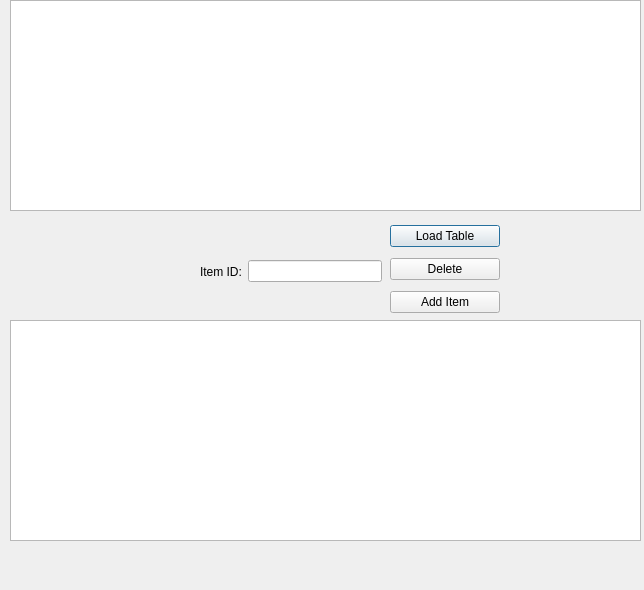
<?xml version="1.0" encoding="UTF-8"?>
<ui version="4.0">
 <class>AdminView</class>
 <widget class="QDialog" name="AdminView">
  <property name="geometry">
   <rect>
    <x>0</x>
    <y>0</y>
    <width>644</width>
    <height>590</height>
   </rect>
  </property>
  <property name="windowTitle">
   <string>Dialog</string>
  </property>
  <widget class="QTableView" name="ItemTable">
   <property name="geometry">
    <rect>
     <x>10</x>
     <y>0</y>
     <width>631</width>
     <height>211</height>
    </rect>
   </property>
  </widget>
  <widget class="QWidget" name="layoutWidget">
   <property name="geometry">
    <rect>
     <x>390</x>
     <y>220</y>
     <width>110</width>
     <height>100</height>
    </rect>
   </property>
   <layout class="QVBoxLayout" name="verticalLayout">
    <item>
     <widget class="QPushButton" name="pushButton_LoadTable">
      <property name="text">
       <string>Load Table</string>
      </property>
     </widget>
    </item>
    <item>
     <widget class="QPushButton" name="pushButton_Delete">
      <property name="text">
       <string>Delete</string>
      </property>
     </widget>
    </item>
    <item>
     <widget class="QPushButton" name="pushButton_AddItem">
      <property name="text">
       <string>Add Item</string>
      </property>
     </widget>
    </item>
   </layout>
  </widget>
  <widget class="QWidget" name="layoutWidget">
   <property name="geometry">
    <rect>
     <x>200</x>
     <y>260</y>
     <width>182</width>
     <height>23</height>
    </rect>
   </property>
   <layout class="QHBoxLayout" name="horizontalLayout">
    <item>
     <widget class="QLabel" name="label">
      <property name="text">
       <string>Item ID:</string>
      </property>
     </widget>
    </item>
    <item>
     <widget class="QLineEdit" name="lineEdit_DeleteId"/>
    </item>
   </layout>
  </widget>
  <widget class="QTableView" name="BorrowedItem">
   <property name="geometry">
    <rect>
     <x>10</x>
     <y>320</y>
     <width>631</width>
     <height>221</height>
    </rect>
   </property>
  </widget>
  <widget class="QLabel" name="label_Error">
   <property name="geometry">
    <rect>
     <x>120</x>
     <y>550</y>
     <width>431</width>
     <height>16</height>
    </rect>
   </property>
   <property name="text">
    <string/>
   </property>
  </widget>
 </widget>
 <resources/>
 <connections/>
</ui>
